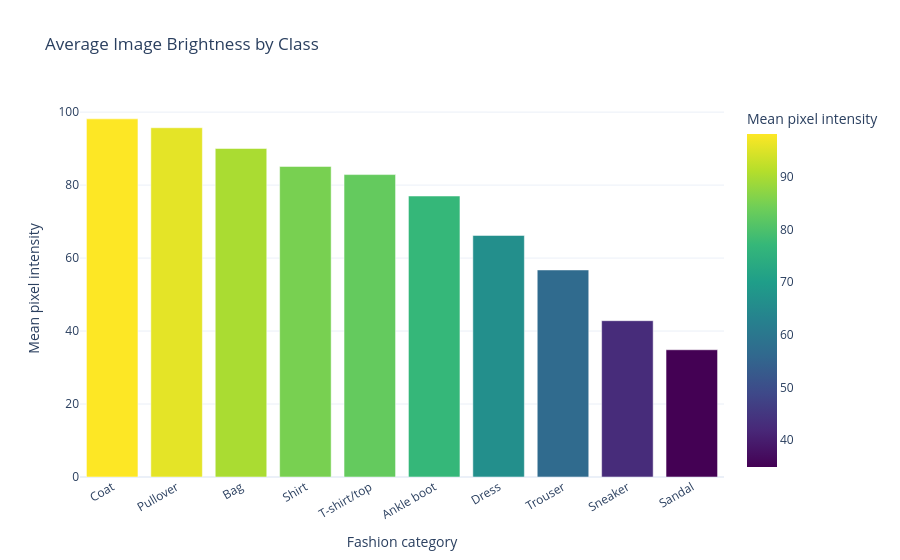

Write notebook code for a chart like this one.
### Code cell
# Plotly comparison of average brightness across classes
fig_brightness = px.bar(
    class_brightness.sort_values("mean_intensity", ascending=False),
    x="class_name", y="mean_intensity", color="mean_intensity",
    title="Average Image Brightness by Class",
    labels={"class_name": "Fashion category", "mean_intensity": "Mean pixel intensity"},
    color_continuous_scale="Viridis"
)
fig_brightness.update_layout(template="plotly_white", xaxis_tickangle=-30)
fig_brightness.show()

### Figure 1 — Plotly figure (JSON) as saved in the notebook; plotly's stock layout.template omitted (floating-point values rounded to 4 significant figures)
{"data": [{"hovertemplate": "Fashion category=%{x}<br>Mean pixel intensity=%{marker.color}<extra></extra>", "legendgroup": "", "marker": {"color": [98.16, 95.72, 90.04, 85.12, 82.88, 77.01, 66.2, 56.75, 42.84, 34.87], "coloraxis": "coloraxis", "pattern": {"shape": ""}}, "name": "", "orientation": "v", "showlegend": false, "textposition": "auto", "type": "bar", "x": ["Coat", "Pullover", "Bag", "Shirt", "T-shirt/top", "Ankle boot", "Dress", "Trouser", "Sneaker", "Sandal"], "xaxis": "x", "y": [98.16, 95.72, 90.04, 85.12, 82.88, 77.01, 66.2, 56.75, 42.84, 34.87], "yaxis": "y"}], "layout": {"barmode": "relative", "coloraxis": {"autocolorscale": false, "colorbar": {"title": {"text": "Mean pixel intensity"}}, "colorscale": [[0, "#440154"], [0.1111, "#482878"], [0.2222, "#3e4989"], [0.3333, "#31688e"], [0.4444, "#26828e"], [0.5556, "#1f9e89"], [0.6667, "#35b779"], [0.7778, "#6ece58"], [0.8889, "#b5de2b"], [1, "#fde725"]]}, "legend": {"tracegroupgap": 0}, "title": {"text": "Average Image Brightness by Class"}, "xaxis": {"anchor": "y", "domain": [0, 1], "tickangle": -30, "title": {"text": "Fashion category"}}, "yaxis": {"anchor": "x", "domain": [0, 1], "title": {"text": "Mean pixel intensity"}}}}
